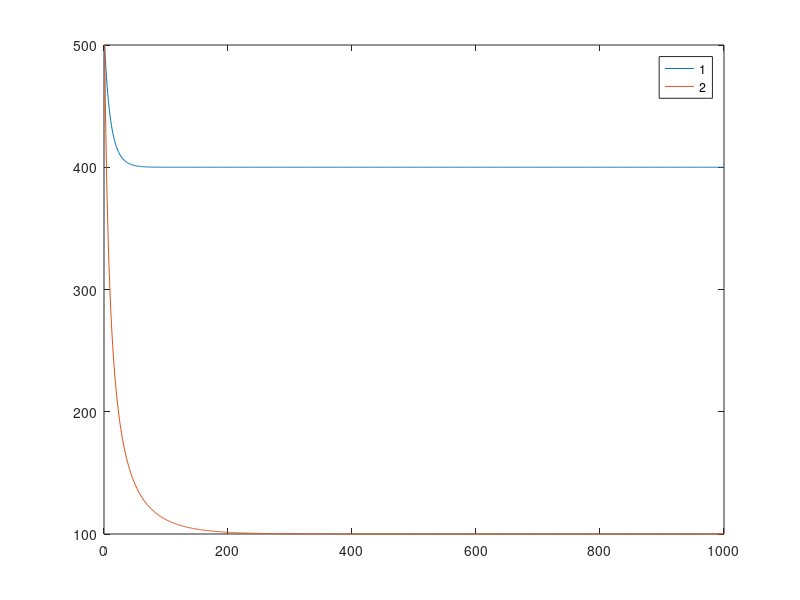

Write MATLAB code to recreate this figure.
fishGrowth = @(x, r, K, h) r*x*(K - x) - h;
fishPriceFun = @(a, b, h) a - b.*h;
netProfitFun = @(q, h, C) (q*h')' - C;
harvestFun = @(x, gamma, C) (x.*gamma).*C;
adaptationSpeed = @(C, Cl) 0.001.*C.*(Cl - C);


K = 1000;
r = 200/K^2;
initialFish = 500;
fishTypes = 2;
fishers = 6;
initialPrice = [1 2];
priceElasticity = [0.001/2 0.001];
technicalCatchEfficiency = ones(fishers, 1)*[0.004 0.006];
initialPriorities = ones(fishers, fishTypes)*0.5;
initialAvailableCapital = ones(fishers, 1)*100;
initialInvestment = ones(fishers, 1)*10;
maximumInvestment = ones(fishers, 1)*50;
investment = zeros(fishers, fishTypes);
for i = 1:fishers
  investment(i, :) = initialPriorities(i, :).*initialInvestment(i);
end
fish = initialFish*ones(1, fishTypes);
priorities = initialPriorities;
totalInvestment = initialInvestment;
iterations = 1000;
fishOverTime = zeros(fishTypes, iterations);

for i = 1:iterations
  fishOverTime(:, i) = fish;
  harvest = zeros(fishers, fishTypes);
  for f = 1:fishTypes 
    harvest(:, f) = harvestFun(fish(f), technicalCatchEfficiency(:, f), investment(:, f));
  end
  totalHarvest = sum(harvest);
  fishPrice = fishPriceFun(initialPrice, priceElasticity, totalHarvest);
  netProfit = netProfitFun(fishPrice, harvest, totalInvestment);
  
  totalInvestment = totalInvestment + (technicalCatchEfficiency*(fishPrice.*fish)' - 1).*adaptationSpeed(totalInvestment, maximumInvestment);
  for f = 1:fishers
   if (harvest(f, 1)*fishPrice(1)/priorities(f, 1) > harvest(f, 2)*fishPrice(2)/priorities(f, 2) && priorities(f, 1) < 1)
     priorities(f, :) = [priorities(f, 1) + 0.01, priorities(f, 2) - 0.01];
   elseif (priorities(f, 2) < 1)
     priorities(f, :) = [priorities(f, 1) - 0.01, priorities(f, 2) + 0.01];
   end
  end
  fish = fish + r.*fish.*(K - fish) - totalHarvest;
end
plot(1:1000, fishOverTime(1, :), 1:1000, fishOverTime(2, :))
legend('1', '2')